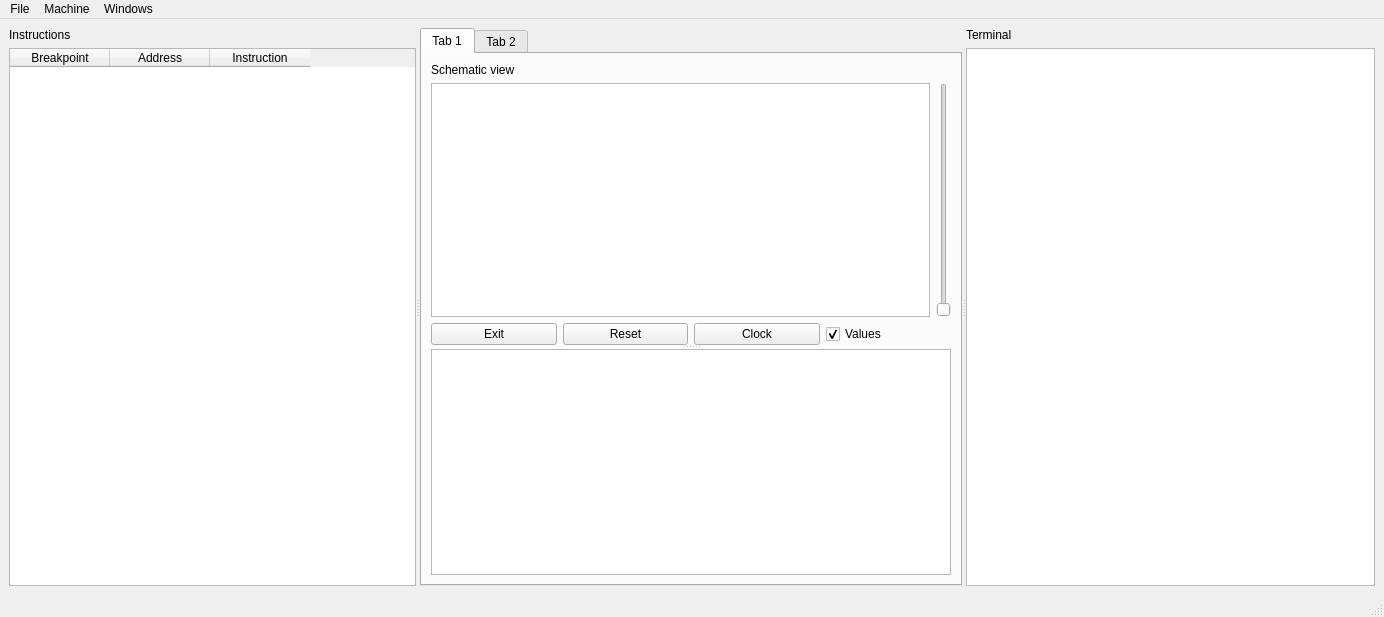
<?xml version="1.0" encoding="UTF-8"?>
<ui version="4.0">
 <class>MainWindow</class>
 <widget class="QMainWindow" name="MainWindow">
  <property name="geometry">
   <rect>
    <x>0</x>
    <y>0</y>
    <width>1384</width>
    <height>617</height>
   </rect>
  </property>
  <property name="windowTitle">
   <string>MainWindow</string>
  </property>
  <widget class="QWidget" name="centralwidget">
   <layout class="QGridLayout" name="gridLayout_5">
    <item row="0" column="0">
     <widget class="QSplitter" name="splitter_2">
      <property name="orientation">
       <enum>Qt::Horizontal</enum>
      </property>
      <widget class="QSplitter" name="splitter">
       <property name="orientation">
        <enum>Qt::Horizontal</enum>
       </property>
       <widget class="QWidget" name="layoutWidget">
        <layout class="QGridLayout" name="gridLayout_3">
         <item row="1" column="0">
          <widget class="QTableWidget" name="tableWidget">
           <property name="cursor" stdset="0">
            <cursorShape>ArrowCursor</cursorShape>
           </property>
           <property name="mouseTracking">
            <bool>false</bool>
           </property>
           <column>
            <property name="text">
             <string>Breakpoint</string>
            </property>
           </column>
           <column>
            <property name="text">
             <string>Address</string>
            </property>
           </column>
           <column>
            <property name="text">
             <string>Instruction</string>
            </property>
           </column>
          </widget>
         </item>
         <item row="0" column="0">
          <widget class="QLabel" name="label_4">
           <property name="text">
            <string>Instructions</string>
           </property>
          </widget>
         </item>
        </layout>
       </widget>
       <widget class="QTabWidget" name="tabWidget">
        <property name="currentIndex">
         <number>0</number>
        </property>
        <widget class="QWidget" name="tab">
         <attribute name="title">
          <string>Tab 1</string>
         </attribute>
         <layout class="QGridLayout" name="gridLayout_7">
          <item row="0" column="0">
           <widget class="QSplitter" name="splitter_3">
            <property name="orientation">
             <enum>Qt::Vertical</enum>
            </property>
            <widget class="QWidget" name="layoutWidget">
             <layout class="QVBoxLayout" name="verticalLayout">
              <item>
               <widget class="QLabel" name="label_2">
                <property name="text">
                 <string>Schematic view</string>
                </property>
               </widget>
              </item>
              <item>
               <layout class="QGridLayout" name="gridLayout_6">
                <item row="0" column="0" colspan="4">
                 <layout class="QGridLayout" name="gridLayout">
                  <item row="0" column="0">
                   <widget class="QGraphicsView" name="graphicsView">
                    <property name="cursor" stdset="0">
                     <cursorShape>BusyCursor</cursorShape>
                    </property>
                    <property name="autoFillBackground">
                     <bool>false</bool>
                    </property>
                    <property name="interactive">
                     <bool>false</bool>
                    </property>
                    <property name="dragMode">
                     <enum>QGraphicsView::ScrollHandDrag</enum>
                    </property>
                   </widget>
                  </item>
                  <item row="0" column="1">
                   <widget class="QSlider" name="verticalSlider">
                    <property name="orientation">
                     <enum>Qt::Vertical</enum>
                    </property>
                   </widget>
                  </item>
                 </layout>
                </item>
                <item row="1" column="0">
                 <widget class="QPushButton" name="pushButton_2">
                  <property name="text">
                   <string>Exit</string>
                  </property>
                 </widget>
                </item>
                <item row="1" column="1">
                 <widget class="QPushButton" name="pushButton">
                  <property name="text">
                   <string>Reset</string>
                  </property>
                 </widget>
                </item>
                <item row="1" column="2">
                 <widget class="QPushButton" name="pushButton_3">
                  <property name="text">
                   <string>Clock</string>
                  </property>
                 </widget>
                </item>
                <item row="1" column="3">
                 <widget class="QCheckBox" name="checkBox">
                  <property name="text">
                   <string>Values</string>
                  </property>
                  <property name="checked">
                   <bool>true</bool>
                  </property>
                 </widget>
                </item>
               </layout>
              </item>
             </layout>
            </widget>
            <widget class="QTextBrowser" name="textBrowser"/>
           </widget>
          </item>
         </layout>
        </widget>
        <widget class="QWidget" name="tab_2">
         <attribute name="title">
          <string>Tab 2</string>
         </attribute>
         <layout class="QGridLayout" name="gridLayout_2">
          <item row="0" column="0">
           <layout class="QVBoxLayout" name="verticalLayout_3">
            <item>
             <widget class="QLabel" name="label">
              <property name="text">
               <string>Assembler code</string>
              </property>
             </widget>
            </item>
            <item>
             <widget class="QPlainTextEdit" name="TextEditor"/>
            </item>
           </layout>
          </item>
         </layout>
        </widget>
       </widget>
      </widget>
      <widget class="QWidget" name="layoutWidget">
       <layout class="QGridLayout" name="gridLayout_4">
        <item row="0" column="0">
         <widget class="QLabel" name="label_3">
          <property name="text">
           <string>Terminal</string>
          </property>
         </widget>
        </item>
        <item row="1" column="0">
         <widget class="QPlainTextEdit" name="plainTextEdit_2"/>
        </item>
       </layout>
      </widget>
     </widget>
    </item>
   </layout>
  </widget>
  <widget class="QStatusBar" name="statusbar"/>
  <widget class="QMenuBar" name="menuBar">
   <property name="geometry">
    <rect>
     <x>0</x>
     <y>0</y>
     <width>1384</width>
     <height>21</height>
    </rect>
   </property>
   <widget class="QMenu" name="menuFile">
    <property name="title">
     <string>File</string>
    </property>
    <addaction name="actionNew_simulation"/>
    <addaction name="actionReload_simulation"/>
    <addaction name="actionPrint"/>
    <addaction name="actionNew_source"/>
    <addaction name="actionOpen_source"/>
    <addaction name="actionSave_source"/>
    <addaction name="actionSave_source_as"/>
    <addaction name="actionClose_source"/>
    <addaction name="actionExamplese"/>
    <addaction name="actionExit"/>
   </widget>
   <widget class="QMenu" name="menuMachine">
    <property name="title">
     <string>Machine</string>
    </property>
    <addaction name="actionRestart"/>
    <addaction name="actionCompile"/>
   </widget>
   <widget class="QMenu" name="menuWindows">
    <property name="title">
     <string>Windows</string>
    </property>
    <addaction name="separator"/>
    <addaction name="separator"/>
    <addaction name="separator"/>
    <addaction name="actionMemory"/>
    <addaction name="actionProgram_Cache"/>
    <addaction name="actionData_Chache"/>
    <addaction name="actionPeripherals"/>
    <addaction name="actionTerminal"/>
    <addaction name="separator"/>
   </widget>
   <addaction name="menuFile"/>
   <addaction name="menuMachine"/>
   <addaction name="menuWindows"/>
  </widget>
  <action name="actionMemory">
   <property name="checkable">
    <bool>true</bool>
   </property>
   <property name="text">
    <string>Memory</string>
   </property>
  </action>
  <action name="actionProgram_Cache">
   <property name="checkable">
    <bool>true</bool>
   </property>
   <property name="text">
    <string>Program Cache</string>
   </property>
  </action>
  <action name="actionData_Chache">
   <property name="checkable">
    <bool>true</bool>
   </property>
   <property name="text">
    <string>Data Cache</string>
   </property>
  </action>
  <action name="actionPeripherals">
   <property name="checkable">
    <bool>true</bool>
   </property>
   <property name="text">
    <string>Peripherals</string>
   </property>
  </action>
  <action name="actionTerminal">
   <property name="checkable">
    <bool>true</bool>
   </property>
   <property name="text">
    <string>Terminal</string>
   </property>
  </action>
  <action name="actionRestart">
   <property name="text">
    <string>Restart</string>
   </property>
  </action>
  <action name="actionCompile">
   <property name="text">
    <string>Compile</string>
   </property>
  </action>
  <action name="actionNew_simulation">
   <property name="text">
    <string>New simulation...</string>
   </property>
  </action>
  <action name="actionReload_simulation">
   <property name="text">
    <string>Reload simulation</string>
   </property>
  </action>
  <action name="actionPrint">
   <property name="text">
    <string>Print</string>
   </property>
  </action>
  <action name="actionNew_source">
   <property name="text">
    <string>New source</string>
   </property>
  </action>
  <action name="actionOpen_source">
   <property name="text">
    <string>Open source</string>
   </property>
  </action>
  <action name="actionSave_source">
   <property name="text">
    <string>Save source</string>
   </property>
  </action>
  <action name="actionSave_source_as">
   <property name="text">
    <string>Save source as...</string>
   </property>
  </action>
  <action name="actionClose_source">
   <property name="text">
    <string>Close source</string>
   </property>
  </action>
  <action name="actionExamplese">
   <property name="text">
    <string>Examples</string>
   </property>
  </action>
  <action name="actionExit">
   <property name="text">
    <string>Exit</string>
   </property>
  </action>
 </widget>
 <resources/>
 <connections/>
</ui>
